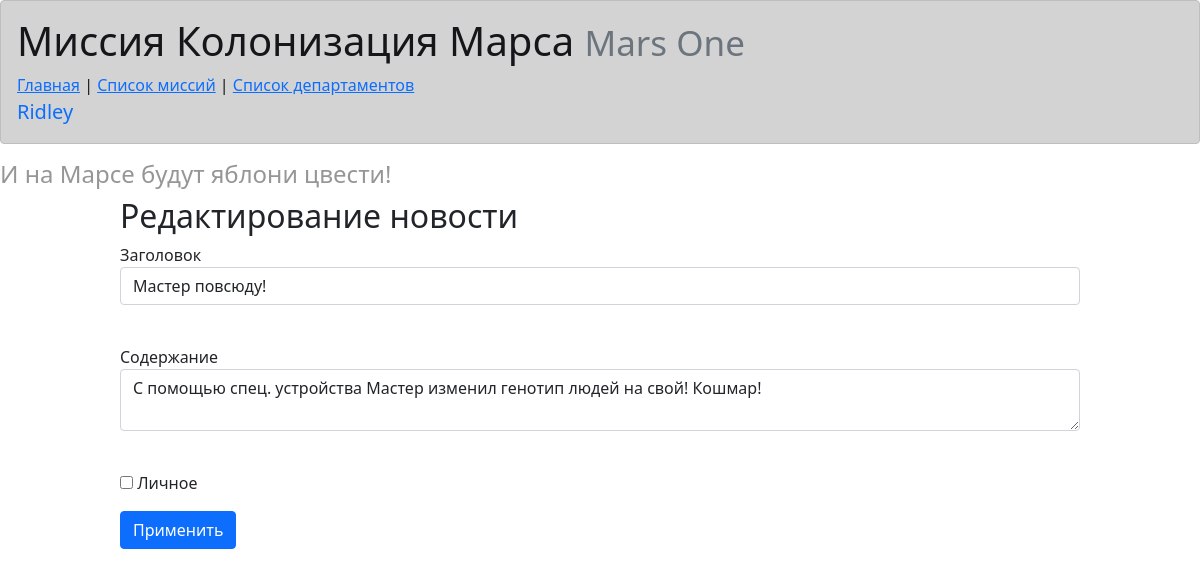
Screenshot of /news/1 (signed in) with the database file from the repository.
### data/users.py (models this page shows, shortened)
class User(SqlAlchemyBase, UserMixin):
    __tablename__ = 'users'
    id = sqlalchemy.Column(sqlalchemy.Integer, primary_key=True, autoincrement=True)
    surname = sqlalchemy.Column(sqlalchemy.String, nullable=True)
    name = sqlalchemy.Column(sqlalchemy.String, nullable=True)
    age = sqlalchemy.Column(sqlalchemy.Integer, nullable=True)
    position = sqlalchemy.Column(sqlalchemy.String, nullable=True)
    speciality = sqlalchemy.Column(sqlalchemy.String, nullable=True)
    address = sqlalchemy.Column(sqlalchemy.String, nullable=True)
    email = sqlalchemy.Column(sqlalchemy.String, nullable=False, unique=True, index=True)
    hashed_password = sqlalchemy.Column(sqlalchemy.String, nullable=True)
    modified_date = sqlalchemy.Column(sqlalchemy.DateTime, default=datetime.datetime.now)

### data/news.py (models this page shows)
class News(SqlAlchemyBase):
    __tablename__ = 'news'
    id = sqlalchemy.Column(sqlalchemy.Integer,
                           primary_key=True, autoincrement=True)
    title = sqlalchemy.Column(sqlalchemy.String, nullable=True)
    content = sqlalchemy.Column(sqlalchemy.String, nullable=True)
    created_date = sqlalchemy.Column(sqlalchemy.DateTime,
                                     default=datetime.datetime.now)
    is_private = sqlalchemy.Column(sqlalchemy.Boolean, default=True)
    user_id = sqlalchemy.Column(sqlalchemy.Integer,
                                sqlalchemy.ForeignKey("users.id"))
    user = orm.relationship('User')
    categories = orm.relationship("Category",
                                  secondary="association",
                                  backref="news")

### main.py (the view, shortened to what this page needs)
@app.route('/news/<int:id>', methods=['GET', 'POST'])
@login_required
def edit_news(id):
    form = NewsForm()
    if request.method == "GET":
        db_sess = db_session.create_session()
        news = db_sess.query(News).filter((News.id == id),
                                          ((News.user == current_user) | (current_user.id == 1))
                                          ).first()
        if news:
            form.title.data = news.title
            form.content.data = news.content
            form.is_private.data = news.is_private
        else:
            abort(404)
    return render_template('news.html',
                           title='Редактирование новости',
                           form=form
                           )

### main.py
class NewsForm(FlaskForm):
    title = StringField('Заголовок', validators=[DataRequired()])
    content = TextAreaField("Содержание")
    is_private = BooleanField("Личное")
    submit = SubmitField('Применить')

### data/db_session.py (called while the page is built)
def create_session() -> Session:
    global __factory
    return __factory()

### main.py (called while the page is built)
@login_manager.user_loader
def load_user(user_id):
    db_sess = db_session.create_session()
    return db_sess.query(User).get(user_id)

### templates/news.html (shortened to what this page needs)
{% extends "base.html" %}
{% block content %}
<h2 id="temp">{{ title }}</h2>
<form action="" method="post">
    <p class="forms">
        {{ form.title.label }}<br>
        {{ form.title(class="form-control") }}<br>
    </p>
    <p class="forms">
        {{ form.content.label }}<br>
        {{ form.content(class="form-control") }}<br>
    </p>
    <p class="forms">{{ form.is_private() }} {{ form.is_private.label }}</p>
    <p class="forms">{{ form.submit(type="submit", class="btn btn-primary") }}</p>
</form>
{% endblock %}

### templates/base.html (shortened to what this page needs)
<!DOCTYPE html>
<html lang="en">
<head>
    <link rel="stylesheet" href="/static/css/style.css"/>
    <link rel="stylesheet"
          href="https://cdn.jsdelivr.net/npm/bootstrap@5.0.0-beta1/dist/css/bootstrap.min.css"
>
</head>
<body>
<nav>
<div class="alert alert-dark" role="alert">
    <h1>Миссия Колонизация Марса
        <small class="text-muted">Mars One</small>
    </h1>
<a href="/">Главная</a> | <a href="/jobs">Список миссий</a> | <a href="/departments">Список департаментов</a><br/>
<a>
{% if current_user.is_authenticated %}
    <a class="navbar-brand" href="/logout">{{ current_user.name }}</a>
{% else %}
    <a>
        <a class="btn btn-primary " href="/register">Зарегистрироваться</a>
        <a class="btn btn-success" href="/login">Войти</a>
    </a>
{% endif %}
</a>
</div>
</nav>
<h4>И на Марсе будут яблони цвести!</h4>
{% block content %}{% endblock %}
</body>
</html>

### static/css/style.css (style rules this page uses)
h4 { color: rgb(150, 150, 150); }
h2 { margin-left: 20%; }
#temp { margin-left: 10%; }
.forms { margin-left: 10%; margin-right: 10%; }
a { color: #4a0000; }

### rows the page displays
User: name "Ridley"
News: title "Мастер повсюду!", content "С помощью спец. устройства Мастер изменил генотип людей на свой! Кошмар!"

### other values shown
{{ title }} "Редактирование новости"
